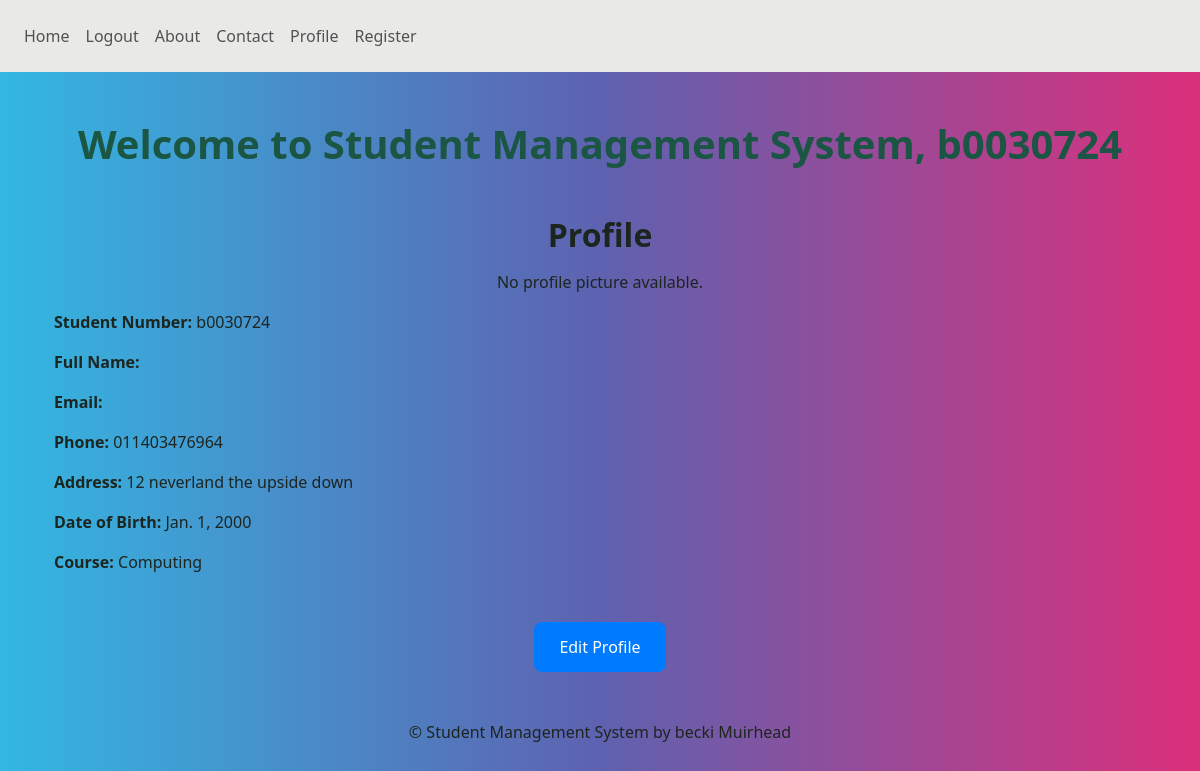
Before: /students/profile/ (signed in) with the older database file.
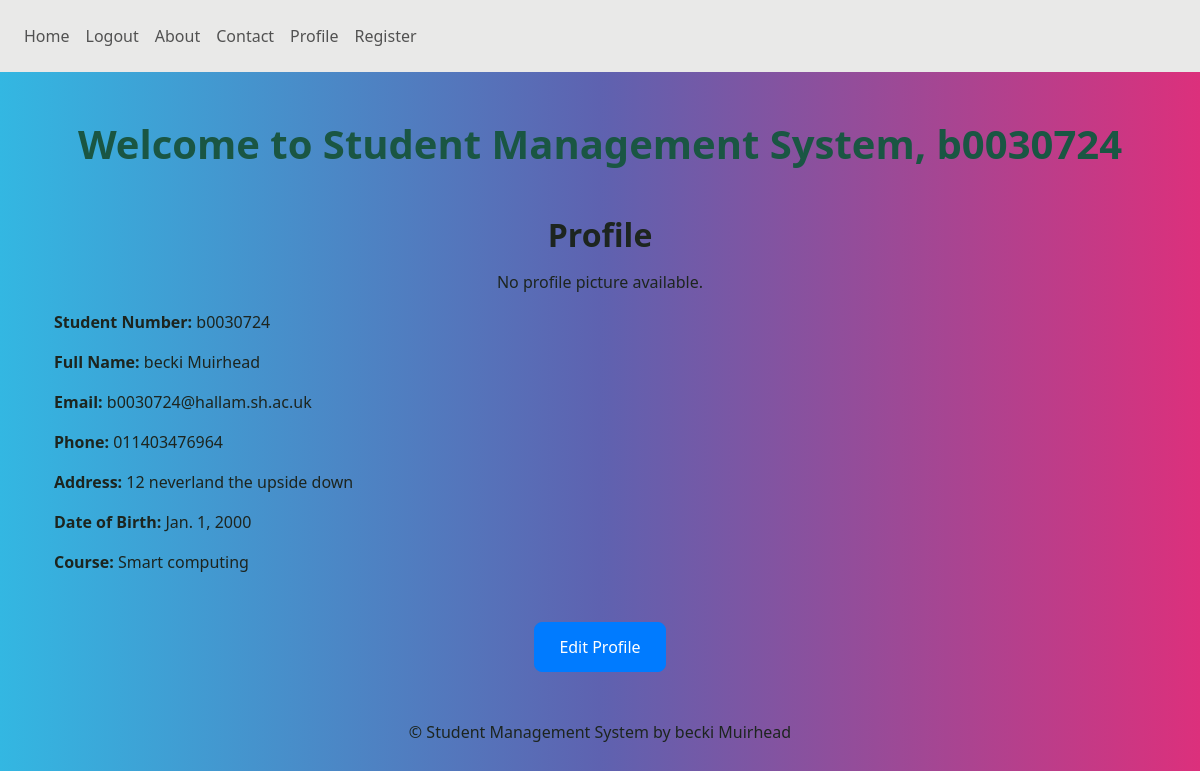
After: the same page with the newer database file.
### students/models.py (models this page shows, shortened)
class Student(models.Model):
    user = models.OneToOneField(settings.AUTH_USER_MODEL, on_delete=models.CASCADE)
    student_number = models.CharField(max_length=10)
    first_name = models.CharField(max_length=50)
    last_name = models.CharField(max_length=50)
    age = models.IntegerField()
    email = models.EmailField(max_length=100)
    phone = models.CharField(max_length=15)
    address = models.TextField()
    date_of_birth = models.DateField(default='2000-01-01')
    course = models.ForeignKey(Course, on_delete=models.CASCADE)  # Reference to Course
    profile_picture = models.ImageField(upload_to='profile_pics/', blank=True, null=True)
    @property
    def age(self):
        today = date.today()
        return today.year - self.date_of_birth.year - ((today.month, today.day) < (self.date_of_birth.month, self.date_of_birth.day))

class Course(models.Model):
    course_code = models.CharField(max_length=10, null=True, blank=True)
    name = models.CharField(max_length=200)
    description = models.TextField()
    credits = models.IntegerField(default=0)

### students/views.py (the view)
# urls.py: path('profile/', views.profile, name='profile'),
@login_required
def profile(request):
    student = get_object_or_404(Student, user=request.user)
    return render(request, 'students/profile.html', {'student': student})

### students/templates/students/profile.html (shortened to what this page needs)
{% extends 'base.html' %}
{% block content %}
<div class="container mt-4">
    <h2 class="text-center">Profile</h2>
    {% if student.profile_picture %}
        <div class="text-center">
            <img src="{{ student.profile_picture.url }}" alt="Profile Picture" class="img-thumbnail" style="max-width: 200px;">
        </div>
    {% else %}
        <p class="text-center">No profile picture available.</p>
    {% endif %}
    <p><strong>Student Number:</strong> {{ student.student_number }}</p>
    <p><strong>Full Name:</strong> {{ student.first_name }} {{ student.last_name }}</p>
    <p><strong>Email:</strong> {{ student.email }}</p>
    <p><strong>Phone:</strong> {{ student.phone }}</p>
    <p><strong>Address:</strong> {{ student.address }}</p>
    <p><strong>Date of Birth:</strong> {{ student.date_of_birth }}</p>
    <p><strong>Course:</strong> {{ student.course.name }}</p>
    <div class="text-center mt-4">
        <a href="{% url 'students:edit_profile' %}" class="btn btn-primary">Edit Profile</a>
    </div>
</div>
{% endblock %}

### students/templates/students/base.html (shortened to what this page needs)
<!DOCTYPE html>
<html lang="en">
<head>
    {% load static %}
    <link rel="stylesheet" href="{% static 'css/bootstrap.min.css' %}">
    <link rel="stylesheet" href="{% static 'css/styles.css' %}">
</head>
<body>
    <nav class="navbar navbar-expand-lg navbar-light bg-light">
        <div class="collapse navbar-collapse">
            <ul class="navbar-nav mr-auto">
                <li class="nav-item">
                    <a class="nav-link" href="{% url 'students:home' %}">Home</a>
                </li>
                {% if user.is_authenticated %}
                    <li class="nav-item">
                        <a class="nav-link" href="{% url 'students:logout' %}">Logout</a>
                    </li>
                {% else %}
                    <li class="nav-item">
                        <a class="nav-link" href="{% url 'students:login' %}">Login</a>
                    </li>
                {% endif %}
                <li class="nav-item">
                    <a class="nav-link" href="{% url 'students:about' %}">About</a>
                </li>
                <li class="nav-item">
                    <a class="nav-link" href="{% url 'students:contact' %}">Contact</a>
                    <li class="nav-item">
                        <a class="nav-link" href="{% url 'students:profile' %}">Profile</a>
                        <li class="nav-item">
                            <a class="nav-link" href="{% url 'students:register' %}">Register</a>
                </li>
            </ul>
        </div>
    </nav>
    <div class="container">
        <header class="my-4">
            <h1 class="text-center text-success-emphasis">Welcome to Student Management System{% if user.is_authenticated %}, {{ user.username }}{% endif %}</h1>
        </header>
        <main>
            {% block content %}{% endblock %}
        </main>
        <footer class="mt-4 text-center">
            <p>&copy; {{ current_year }} Student Management System by becki Muirhead</p>
        </footer>
    </div>
</body>
</html>

### students/static/css/styles.css (style rules this page uses)
body { color: #28a745; }
.btn-primary { background-color: #007bff; border-color: #007bff; }
.text-success-emphasis { color: #324436; font-weight: bold; }
body { color: #1d251f; }

Changed rows visible on the page:
changed Student "12 neverland the upside down": first_name (not shown) → "becki"; last_name (not shown) → "Muirhead"; email (not shown) → "b0030724@hallam.sh.ac.uk"; course.name "Computing" → "Smart computing"
